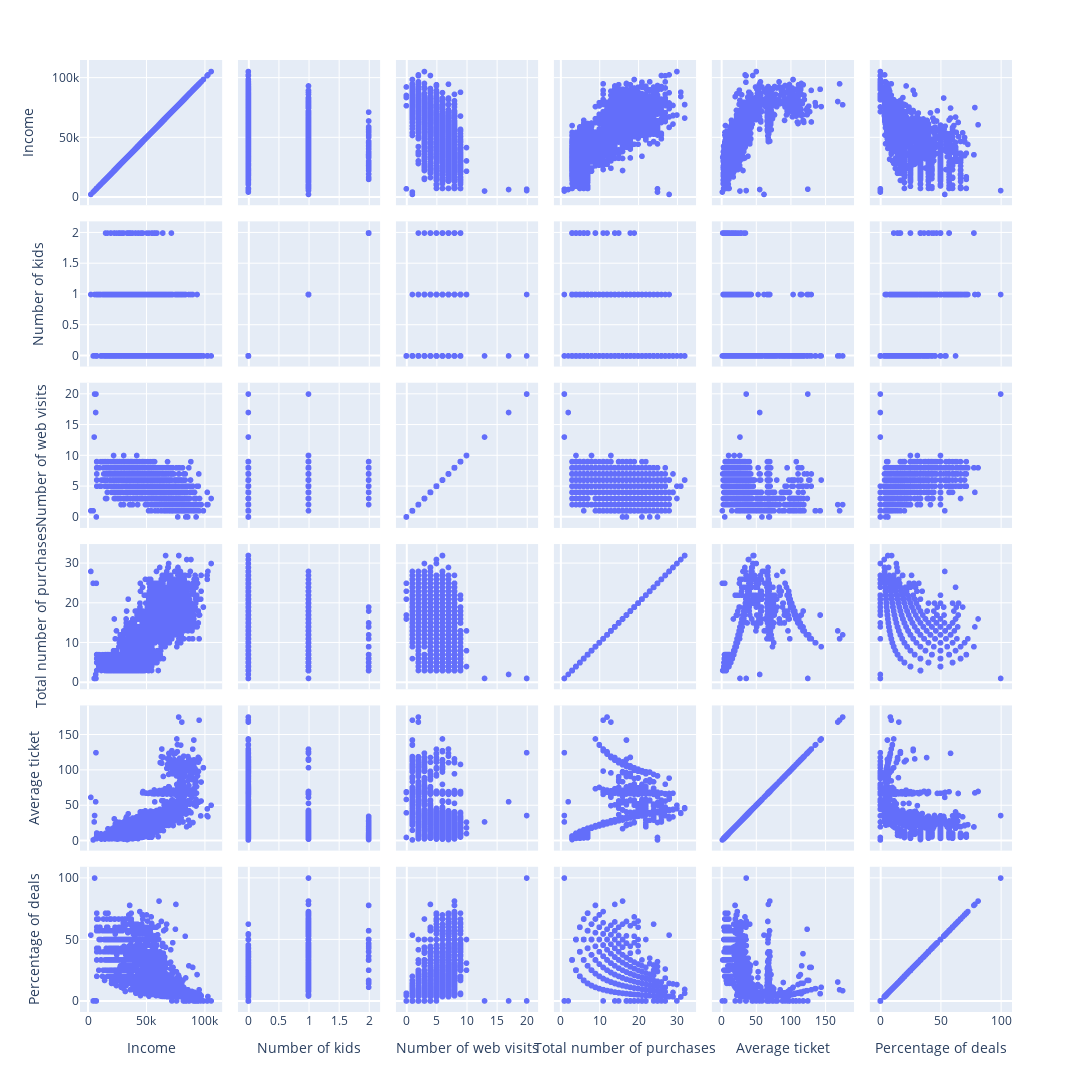

This figure's notebook cell:
### Code cell
# Detailing the correlation between types of variables

fig = px.scatter_matrix(campaign_results[finalvars[1:]],
width=1200, height=1600)
fig.show()

### Figure 1 — Plotly figure (JSON) as saved in the notebook; plotly's stock layout.template omitted (floating-point values rounded to 4 significant figures; data arrays with more than 128 entries replaced by an {"elided": "..."} marker saying what was removed)
{"data": [{"dimensions": [{"axis": {"matches": true}, "label": "Income", "values": {"elided": "2199 int values"}}, {"axis": {"matches": true}, "label": "Number of kids", "values": {"elided": "2199 int values"}}, {"axis": {"matches": true}, "label": "Number of web visits", "values": {"elided": "2199 int values"}}, {"axis": {"matches": true}, "label": "Total number of purchases", "values": {"elided": "2199 int values"}}, {"axis": {"matches": true}, "label": "Average ticket", "values": {"elided": "2199 float values"}}, {"axis": {"matches": true}, "label": "Percentage of deals", "values": {"elided": "2199 float values"}}], "hovertemplate": "%{xaxis.title.text}=%{x}<br>%{yaxis.title.text}=%{y}<extra></extra>", "legendgroup": "", "marker": {"color": "#636efa", "symbol": "circle"}, "name": "", "showlegend": false, "type": "splom"}], "layout": {"dragmode": "select", "height": 1600, "legend": {"tracegroupgap": 0}, "margin": {"t": 60}, "width": 1200}}
